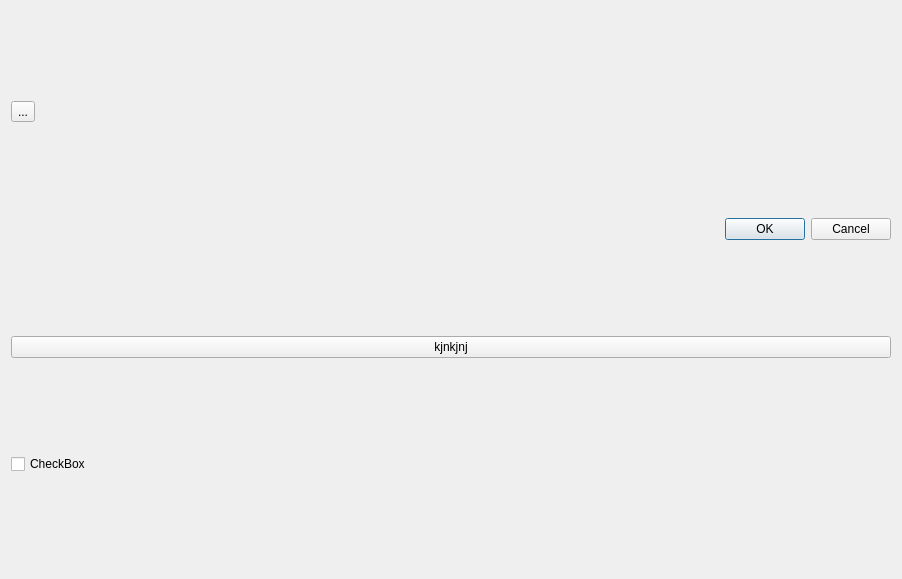
<?xml version="1.0" encoding="UTF-8"?>
<ui version="4.0">
 <class>Dialog</class>
 <widget class="QDialog" name="Dialog">
  <property name="geometry">
   <rect>
    <x>0</x>
    <y>0</y>
    <width>902</width>
    <height>579</height>
   </rect>
  </property>
  <property name="windowTitle">
   <string>Dialog</string>
  </property>
  <layout class="QVBoxLayout" name="verticalLayout">
   <item>
    <widget class="QToolButton" name="toolButton">
     <property name="text">
      <string>...</string>
     </property>
    </widget>
   </item>
   <item>
    <widget class="QDialogButtonBox" name="buttonBox">
     <property name="orientation">
      <enum>Qt::Orientation::Horizontal</enum>
     </property>
     <property name="standardButtons">
      <set>QDialogButtonBox::StandardButton::Cancel|QDialogButtonBox::StandardButton::Ok</set>
     </property>
    </widget>
   </item>
   <item>
    <widget class="QPushButton" name="pushButton">
     <property name="text">
      <string>kjnkjnj</string>
     </property>
    </widget>
   </item>
   <item>
    <widget class="QCheckBox" name="checkBox">
     <property name="text">
      <string>CheckBox</string>
     </property>
    </widget>
   </item>
  </layout>
 </widget>
 <resources/>
 <connections>
  <connection>
   <sender>buttonBox</sender>
   <signal>accepted()</signal>
   <receiver>Dialog</receiver>
   <slot>accept()</slot>
   <hints>
    <hint type="sourcelabel">
     <x>248</x>
     <y>254</y>
    </hint>
    <hint type="destinationlabel">
     <x>157</x>
     <y>274</y>
    </hint>
   </hints>
  </connection>
  <connection>
   <sender>buttonBox</sender>
   <signal>rejected()</signal>
   <receiver>Dialog</receiver>
   <slot>reject()</slot>
   <hints>
    <hint type="sourcelabel">
     <x>316</x>
     <y>260</y>
    </hint>
    <hint type="destinationlabel">
     <x>286</x>
     <y>274</y>
    </hint>
   </hints>
  </connection>
 </connections>
</ui>
